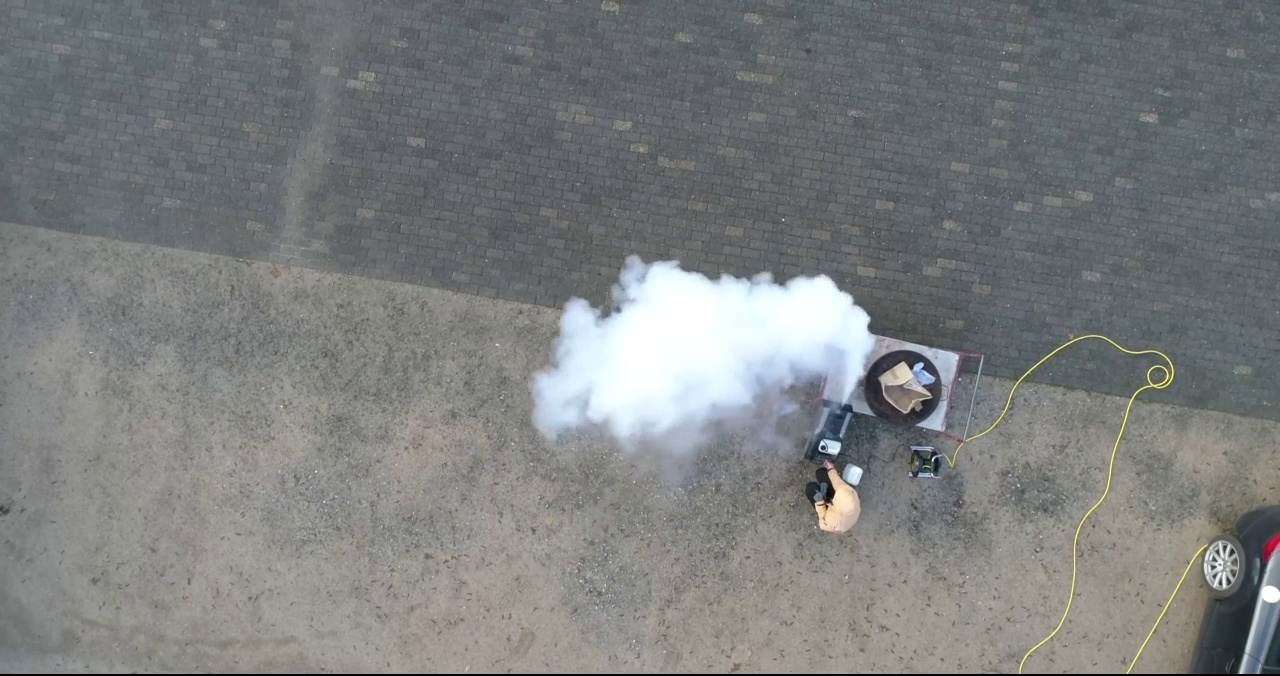
#> input picture inputs/DJI_0843_frame00064.jpg, 1280 x 676 px
$ python -i colour.py   (imports and definitions only)
#> lines starting #> are read from the running program, lines starting #| are printed output that depends on the picture; after the words box and inside, x2 and y2 are one past the last pixel; in counts of white or black regions, pixels touching at a corner belong together
#> further down, picture is the input picture: shape (676, 1280, 3); mean B, G, R 125.9, 126.1, 123.6
import cv2
import matplotlib.pyplot as plt
import numpy as np
# [1 line not run here, left out]


# to simply segment all the gray pixels in hsv
# [16 lines left out: function simple_gray, not called in this run]


# from Yu C., A real-time video fire flame and smoke detection algorithm
def gray_plus_intensity(bgr):
    gray = cv2.cvtColor(bgr, cv2.COLOR_BGR2GRAY)
    rgb = cv2.cvtColor(bgr, cv2.COLOR_BGR2RGB)
    hls_image = cv2.cvtColor(bgr, cv2.COLOR_BGR2HLS)  # or intensity?
#> hls_image: shape (676, 1280, 3); mean of channels 0, 1, 2 70.1, 125.1, 20.6
    i = hls_image[:, :, 1]
    mask_white = np.ones(gray.shape[:2], dtype="uint8")
    m = np.ones(gray.shape[:2], dtype="uint8")
    n = np.ones(gray.shape[:2], dtype="uint8")
    # i = np.ones(gray.shape[:2], dtype="uint8")

    m = rgb.max(axis=2)
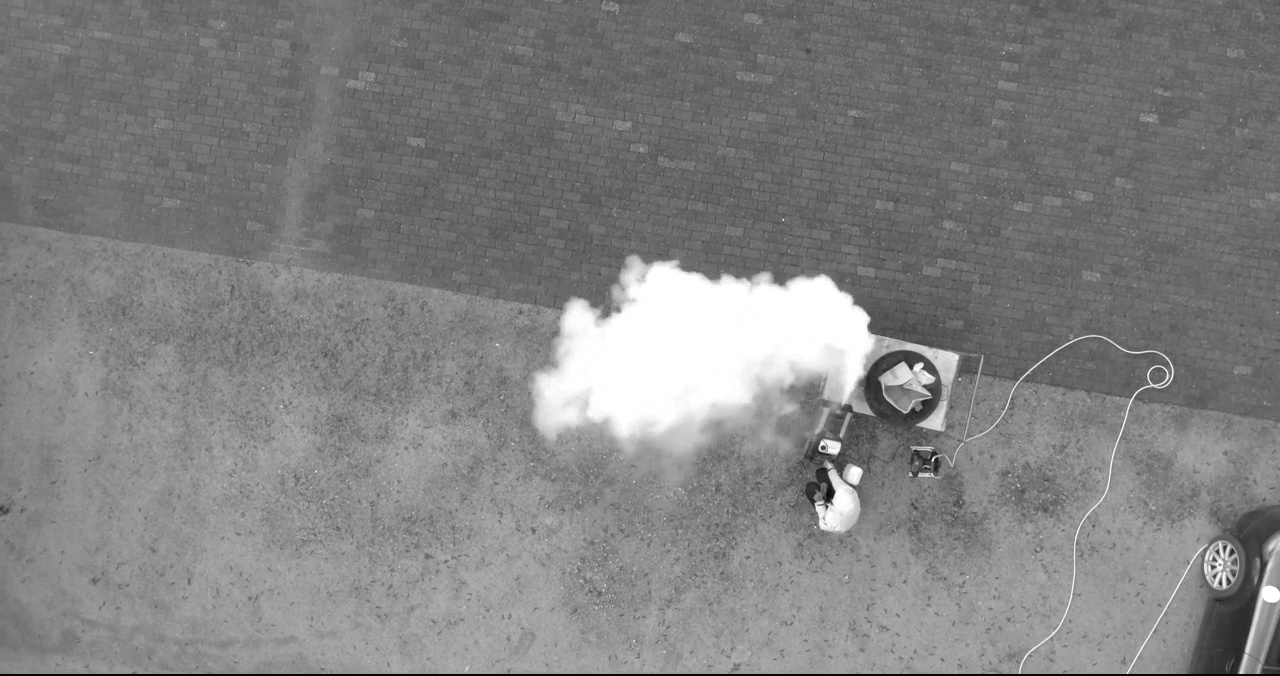
#> m: shape (676, 1280); min 0, max 255, mean 129.7
    n = rgb.min(axis=2)
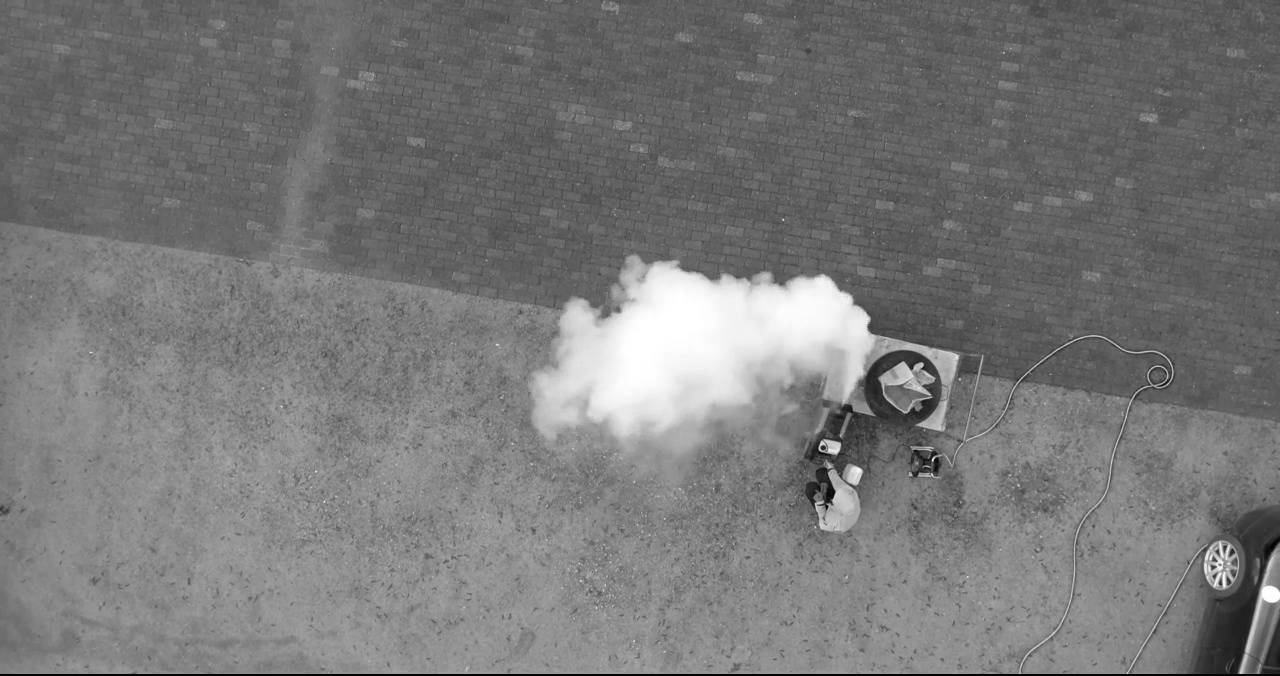
#> n: shape (676, 1280); min 0, max 255, mean 120

    # This is 0 or 1 depending on whether it is == 0
    mask_white[:, :] = (i > 190) & (m - n < 20)
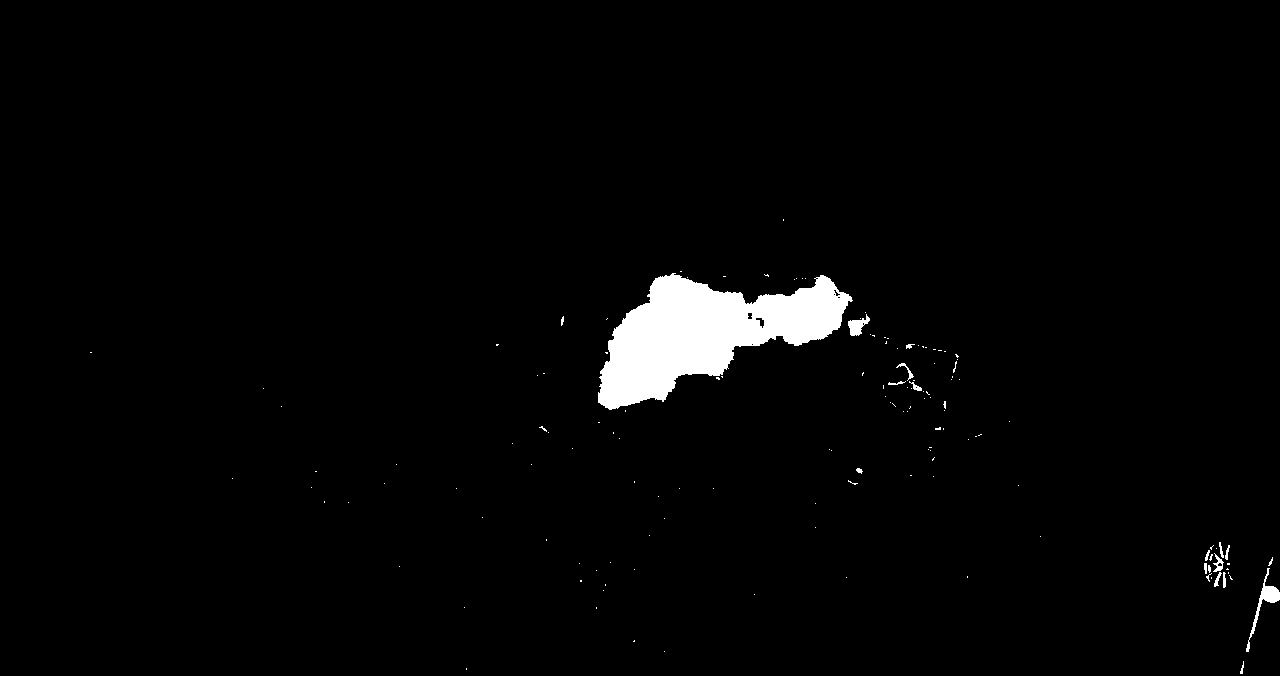
#> mask_white: shape (676, 1280); values 0 (black) and 1 (white), 2.2% white; 145 white regions (128 under 20 px), largest, box (x1, y1, x2, y2) and area: (598, 273, 853, 410) 17645, (1246, 568, 1280, 652) 463, (848, 314, 870, 336) 242

    # So scale the values up with a simple multiplcation
    mask_white = mask_white*255
    cv2.imwrite("outputs/gray_plus_intensity.jpg", mask_white)
    rgb_image = cv2.cvtColor(bgr, cv2.COLOR_BGR2RGB)
    result_white = cv2.bitwise_and(rgb_image, rgb_image, mask=mask_white)

    plt.subplot(1, 2, 1)
    plt.imshow(mask_white, cmap="gray")
    plt.subplot(1, 2, 2)

    blur = cv2.GaussianBlur(result_white, (7, 7), 0)
    plt.imshow(blur)
    plt.show()
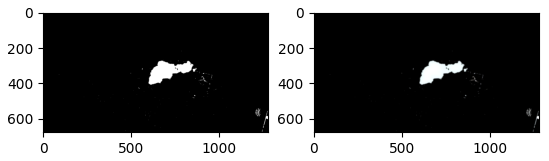
#> figure drawn by matplotlib, 2 panels


# from Shafar, Early Smoke Detection on Video Using Wavelet Energy
# [47 lines left out: functions saturation_plus_value, inYCbCrColourSpace, not called in this run]

>>> import cv2
>>> picture = cv2.imread('../inputs/DJI_0843_frame00064.jpg')
>>> result = gray_plus_intensity(picture)
